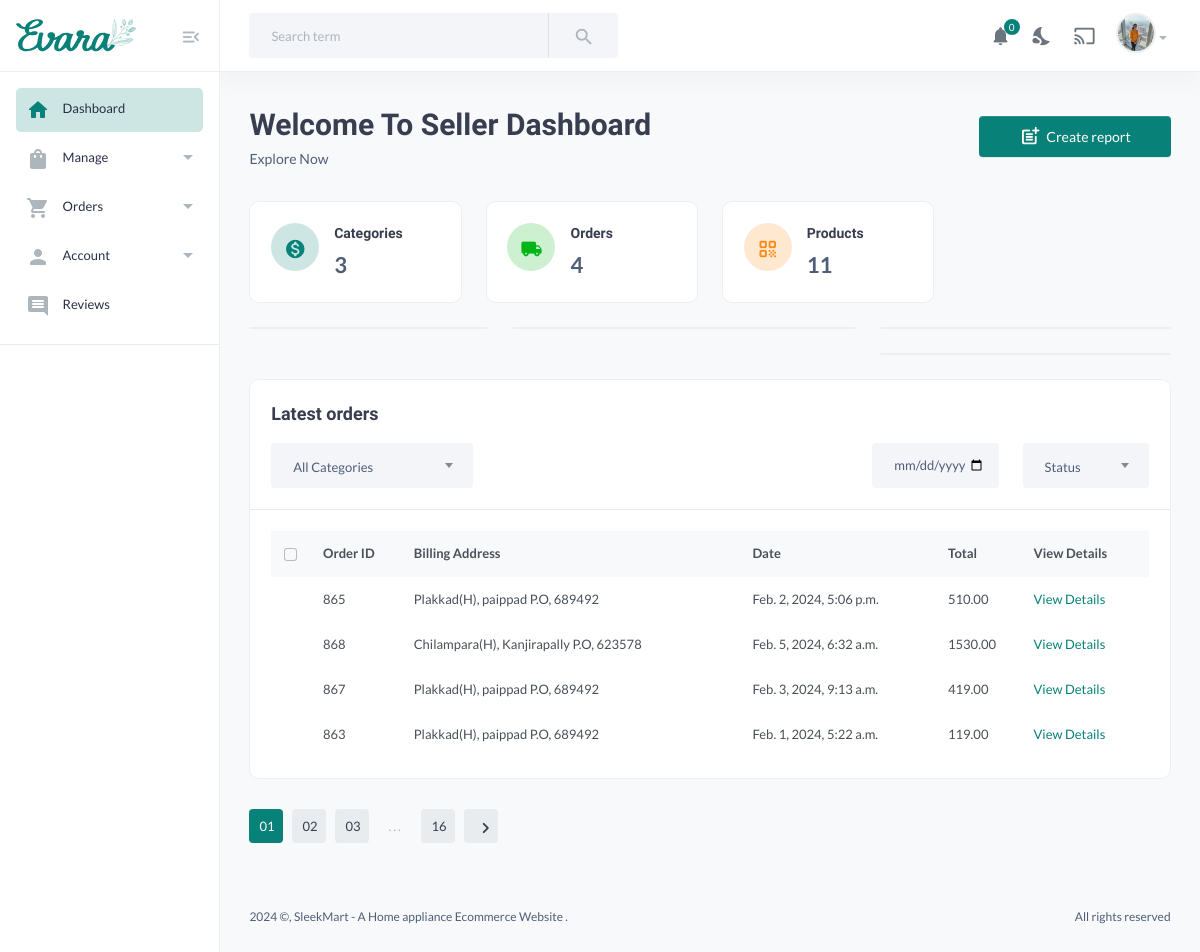
Before: /sellerindex (signed in) with the older database file.
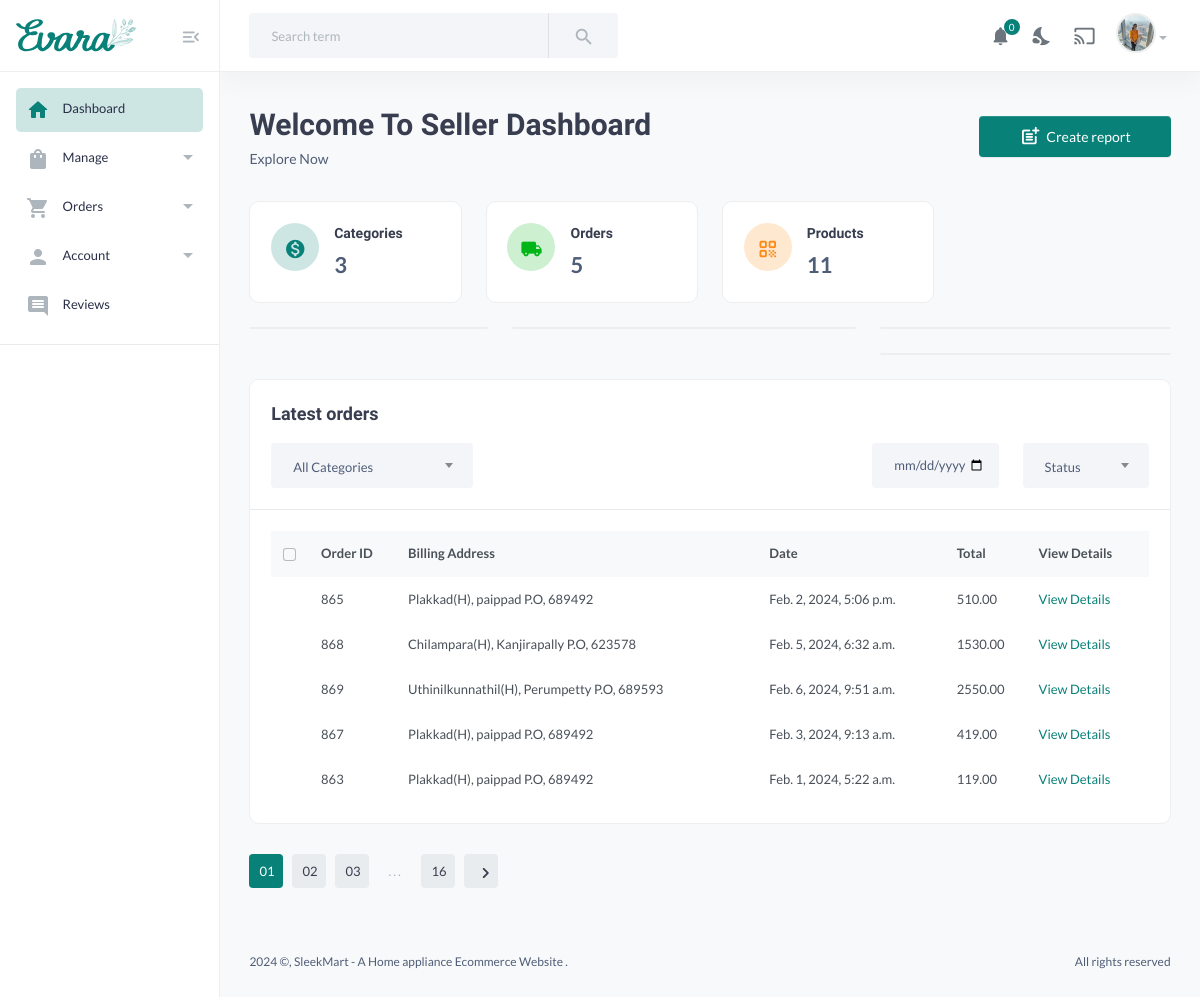
After: the same page with the newer database file.
### dashboard/models.py (models this page shows, shortened)
class OrderItem(models.Model):
    order = models.ForeignKey(Order, on_delete=models.CASCADE, default=1)
    delivery_agent = models.ForeignKey(DeliveryAgent, blank=True, null=True, on_delete=models.SET_NULL)
    qr_code = models.ImageField(upload_to='qr_codes/', blank=True, null=True)
    order_confirmed = models.BooleanField(default=False)
    order_confirmed_date = models.DateTimeField(null=True, blank=True)
    order_processed_date = models.DateTimeField(null=True, blank=True)
    order_qualitycheck_date = models.DateTimeField(null=True, blank=True)
    product_dispatched_date = models.DateTimeField(null=True, blank=True)
    delivered_date = models.DateTimeField(null=True, blank=True)
    order_processed = models.BooleanField(default=False)
    order_qualitycheck = models.BooleanField(default=False)
    product_dispatched = models.BooleanField(default=False)
    delivered = models.BooleanField(default=False)
    class OrderStatusChoices(models.TextChoices):
        PENDING = 'pending', 'Pending'
        CONFIRMED = 'confirmed', 'Confirmed'
        PROCESSED = 'processed', 'Processed'
        QUALITYCHECK = 'qualitycheck', 'QualityCheck'
        DISPATCHED = 'dispatched', 'Dispatched'
        DELIVERED = 'delivered', 'Delivered'
    order_status = models.CharField(
        max_length=20,
        choices=OrderStatusChoices.choices,
        default=OrderStatusChoices.PENDING,
    )
    class DeliveryStatusChoices(models.TextChoices):
        PENDING = 'pending', 'Pending'
        IN_TRANSIT = 'in_transit', 'In Transit'
        DELIVERED = 'delivered', 'Delivered'
    delivery_status = models.CharField(
        max_length=20,
        choices=DeliveryStatusChoices.choices,
        default=DeliveryStatusChoices.PENDING,
    )
    delivery_date = models.DateTimeField(null=True, blank=True)
    product = models.ForeignKey(Product, on_delete=models.CASCADE, default=1)
    seller = models.ForeignKey(Seller, on_delete=models.CASCADE, default=1)  # Assuming the seller is also a User
    quantity = models.PositiveIntegerField()
    price = models.DecimalField(max_digits=10, decimal_places=2, default=1)
    total_price = models.DecimalField(max_digits=10, decimal_places=2, default=1)

class Order(models.Model):
    class PaymentStatusChoices(models.TextChoices):
        PENDING = 'pending', 'Pending'
        SUCCESSFUL = 'successful', 'Successful'
        FAILED = 'failed', 'Failed'
    user = models.ForeignKey(CustomUser, on_delete=models.CASCADE, default=1)
    products = models.ManyToManyField(Product)
    total_price = models.DecimalField(max_digits=10, decimal_places=2, default=1)
    order_date = models.DateTimeField(auto_now_add=True)
    razorpay_order_id = models.CharField(max_length=255, default=1)
    payment_status = models.CharField(max_length=20, choices=PaymentStatusChoices.choices, default=PaymentStatusChoices.PENDING)

class CustomUser(AbstractBaseUser, PermissionsMixin):
    USER_ROLES = (
        ('customer', 'Customer'),
        ('seller', 'Seller'),
        ('admin', 'Admin'),
        ('delivery_agent', 'Delivery Agent'),
    )
    email = models.EmailField(unique=True)
    name = models.CharField(max_length=100,null=True, blank=True)
    mobile = models.CharField(max_length=15, blank=True, null=True)
    profile_pic = models.ImageField(upload_to='profile_pics/', blank=True, null=True)
    address = models.TextField(blank=True, null=True)
    is_active = models.BooleanField(default=True)
    is_staff = models.BooleanField(default=False)
    date_joined = models.DateTimeField(default=timezone.now)
    role = models.CharField(max_length=15, choices=USER_ROLES, blank=True, null=True,default='customer')
    objects = CustomUserManager()
    USERNAME_FIELD = 'email'
    REQUIRED_FIELDS = ['name']

### dashboard/views.py (the view, shortened to what this page needs)
# urls.py: path('sellerindex',  views.sellerindex, name='sellerindex'),
@login_required
def sellerindex(request):
    categories = Category.objects.filter(status=False)
    category_count = categories.count()
    seller = Seller.objects.get(user=request.user)
    orders = Order.objects.all()
    order_count = Order.objects.filter(orderitem__seller=seller, payment_status=Order.PaymentStatusChoices.SUCCESSFUL).count()
    print(seller)
    product_count = Product.objects.filter(seller=seller, status=False).count()
    user = request.user
    notifications = Notification.objects.filter(recipient=user)
    unread_notifications_count = request.user.notification_set.filter(is_read=False).count()
    confirmed_orders = OrderItem.objects.filter(
        product__seller=seller,
        order__payment_status=Order.PaymentStatusChoices.SUCCESSFUL
    ).distinct
    print(confirmed_orders)
    context = {'unread_notifications_count': unread_notifications_count, 'notifications': notifications, 'category_count': category_count, 'product_count': product_count,'confirmed_orders': confirmed_orders,'order_count':order_count,'orders':orders}
    return render(request, 'Seller/sellerindex.html', context)

### dashboard/models.py (called while the page is built)
    def __str__(self):
        return self.business_name

### templates/Seller/sellerindex.html (shortened to what the changed rows need)
{% load static %}
<!DOCTYPE HTML>
<html lang="en">
<head>
    <link href="{% static 'assets/css/main.css' %}" rel="stylesheet" type="text/css" />
</head>
<body>
    <main class="main-wrap">
        <section class="content-main">
            <div class="content-header">
                <div>
                    <h2 class="content-title card-title">Welcome To Seller Dashboard </h2>
                </div>
            </div>
            <div class="row">
                <div class="col-lg-3">
                    <div class="card card-body mb-4">
                        <article class="icontext">
                            <div class="text">
                                <h6 class="mb-1 card-title">Orders</h6>
                                <span>
                                    {{ order_count }}
                                </span>
                            </div>
                        </article>
                    </div>
                </div>
            </div>
            <div class="card mb-4">
                <div class="card-body">
                    <div class="table-responsive">
                        <div class="table-responsive">
                            <table class="table align-middle table-nowrap mb-0">
                                <thead class="table-light">
                                    <tr>
                                        <th scope="col" class="text-center">
                                            <div class="form-check align-middle">
                                                <input class="form-check-input" type="checkbox" id="transactionCheck01">
                                            </div>
                                        </th>
                                        <th class="align-middle" scope="col">Order ID</th>
                                        <th class="align-middle" scope="col">Billing Address</th>
                                        <th class="align-middle" scope="col">Date</th>
                                        <th class="align-middle" scope="col">Total</th>
                                        <th class="align-middle" scope="col">View Details</th>
                                    </tr>
                                </thead>
                                {% for order in confirmed_orders %}
                                <tr>
                                    <td></td>
                                    <td class="align-middle">{{ order.id }}</td>
                                    <td class="align-middle">{{ order.order.user.address }}</td>
                                    <td class="align-middle">{{ order.order.order_date }}</td>
                                    <td class="align-middle">{{ order.total_price }}</td>
                                    <td class="align-middle">
                                        <a href="{% url 'order_itemdetails' order.order.id %}">View Details</a>
                                    </td>
                                </tr>
                            {% endfor %}
                            </table>
                        </div>
                    </div>
                </div>
            </div>
        </section>
    </main>
</body>
</html>

Changed rows visible on the page:
added OrderItem: id "869", order.user.address "Uthinilkunnathil(H), Perumpetty P.O, 689593", order.order_date "Feb. 6, 2024, 9:51 a.m.", total_price "2550.00"
Other visible differences:
{{ order_count }}: "4" → "5"
